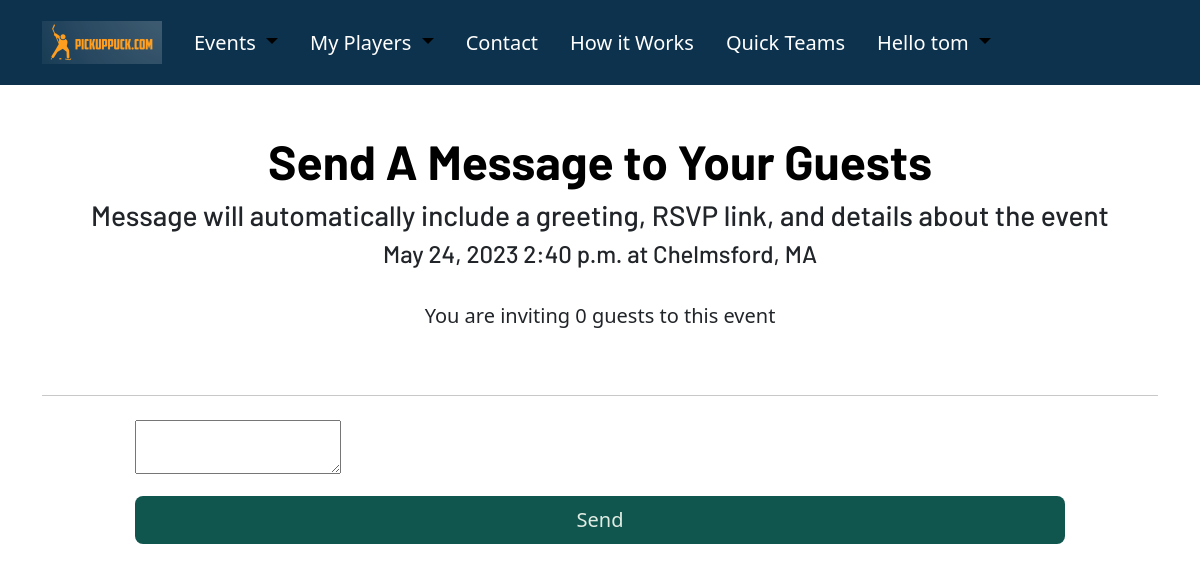
Page /organize/finalize-invites/8 (signed in) on the committed database.
### OrgDash/models.py (models this page shows, shortened)
class Skate(models.Model):
    host = models.ForeignKey(User, on_delete= models.CASCADE, default= 1)
    date = models.DateField(auto_now = False, default= None)
    time = models.TimeField(auto_now=False, default= None)
    location = models.CharField(max_length=200)
    price = models.IntegerField()
    max_players = models.IntegerField(default=0)
    max_goalies = models.IntegerField(default=2)
    recurring_event = models.BooleanField(default= False)
    player_full = models.BooleanField(default=False)
    goalie_full = models.BooleanField(default=False)
    player_guests = models.ManyToManyField('Player', related_name= 'player_guests')
    goalie_guests = models.ManyToManyField('Player', related_name= 'goalie_guests')
    STATUS_CHOICES = [
        (7,'Every Week'),
        (14,'Every Two Weeks'),
    ]
    frequency = models.IntegerField(choices=STATUS_CHOICES, default= 7, blank= True)
    send_invite_days_before = models.IntegerField(default= 3, blank= True)
    finalize_event_hours_before = models.IntegerField(default=1, blank= True)
    group_to_invite = models.ForeignKey('PlayerGroup', on_delete= models.CASCADE, blank= True, null=True)
    already_duplicated = models.BooleanField(default= False)
    auto_invites_sent = models.BooleanField(default=False)
    auto_rosters_sent = models.BooleanField(default= False)

### OrgDash/views.py (the view)
# urls.py: path('finalize-invites/<int:pk>', views.FinalizeInvites, name = 'finalize_invites'),
@login_required
def FinalizeInvites(request, pk):
    active_event = Skate.objects.get(pk=pk)
    invite_list_obj = InviteList.objects.get(event=active_event)
    invite_list = invite_list_obj.guests.all()
    num_of_guests = len(invite_list)
    player_emails = [player.email for player in invite_list]
    current_event = invite_list_obj.event
    if request.method == 'POST':
        message_field = request.POST['tinymce_email_invite']
        invite_list_obj.create_invites()
        subject = "Invitation to " + str(current_event.host) + "'s event at " + current_event.location
        recipient_list = player_emails
        for guest in invite_list:
            invite = Invitation.objects.get(Q(event=active_event) & Q (guest=guest))
            link = 'http://www.pickuppuck.com/organize/manage-invites/respond/' + str(invite.pk)
            context = {'message': message_field, 'event': current_event, 'guest':guest, 'link':link}
            html_message = render_to_string('OrgDash/emails/invitation_email.html', context)
            send_mail(subject, 'message', active_event.host.email, [guest.email] , html_message=html_message)
        if len(recipient_list) == 1:
            confirm_message = str(len(recipient_list)) + ' Invitation Sent'
        else:
            confirm_message = str(len(recipient_list)) + ' Invitations Sent'
        messages.success(request, confirm_message )
        active_event.auto_invites_sent = True
        active_event.save()
        return redirect(reverse('OrgDash:event_detail' ,args=[invite_list_obj.event.pk]))
    else:
        return render(request, 'OrgDash/Invites/finalize_invites.html', {'inv_obj': invite_list_obj, 'invite_list':invite_list, 'num_of_guests': num_of_guests, 'event':active_event})

### OrgDash/templates/OrgDash/Invites/finalize_invites.html (shortened to what this page needs)
{% extends 'base.html' %}
{% block body_block %}
{% load static %}
<div class="container">
    <div class="container p-4" id="featured-3">
      <div class="p-4 text-center">
        <h1 class="display-5 fw-bold text-body-emphasis">Send A Message to Your Guests</h1>
        <h3>Message will automatically include a greeting, RSVP link, and details about the event</h3>
        <h4>{{event.date}} {{event.time}} at {{event.location}}</h4>
      </div>
      <div class="col-lg-6 mx-auto">
        <p class="lead mb-4 text-center">You are inviting {{num_of_guests}} guests to this event</p>
      </div>
  </div>
  <hr>
    <div class="d-flex justify-content-center">
      <div class="col-md-10 py-2">
        <form method="POST">
          <!DOCTYPE html>
          <html>
          <head>
          </head>
          <body>
          <textarea id="textarea" name="tinymce_email_invite">
          </textarea>
          <div class="py-3 mx-auto">
            <input class="btn btn-green btn-lg w-100" type="submit" value="Send">
          </div>
        </form>
      </div>
    </div>
  </div>
</body>
</html>
{% endblock %}

### pickuphockey/templates/base.html (shortened to what this page needs)
{% load static %}
<!DOCTYPE html>
<html lang="en">
<head>
    <link href="https://cdn.jsdelivr.net/npm/bootstrap@5.3.0-alpha1/dist/css/bootstrap.min.css" rel="stylesheet">
    <link rel="stylesheet" href="{% static 'pickuphockey.css' %}">
</head>
<nav class="navbar navbar-expand-lg main-nav py-3" aria-label="Ninth navbar example">
  <div class="container-xl">
    <a href="/" class="navbar-brand brand-link "><img src="{% static 'photos/Logo4brand.png' %}" class="img-fluid" alt=""></a>
    {% if user.is_authenticated %}
    <div class="collapse navbar-collapse" id="navbarsExample07XL">
      <ul class="navbar-nav me-auto mb-2 mb-lg-0">
        <li class="nav-item dropdown px-2">
          <a class="nav-link dropdown-toggle active nav-links" href="#" role="button" data-bs-toggle="dropdown" aria-expanded="false">
           Events
          </a>
        </li>
        <li class="nav-item dropdown px-2">
          <a class="nav-link dropdown-toggle active nav-links" href="#" role="button" data-bs-toggle="dropdown" aria-expanded="false">
            My Players
          </a>
        </li>
        <li class="px-2"><a href="{% url 'contact' %}" class="nav-links nav-link link-body-emphasis">Contact</a></li>
        <li class="px-2"><a href="{% url 'how_it_works' %}" class="nav-links nav-link link-body-emphasis">How it Works</a></li>
        <li class="px-2"><a href="{% url 'quickteams:quick_teams' %}" class="nav-links nav-link link-body-emphasis">Quick Teams</a></li>
        <li class="nav-item dropdown px-2 ">
          <a class="nav-link dropdown-toggle active nav-links" href="#" role="button" data-bs-toggle="dropdown" aria-expanded="false">
            Hello {{user}}
          </a>
            <a class="dropdown-item" href="/reset-password/">Reset Password</a></li>
          </ul>
    </div>
      {% endif %}
  </div>
</nav>
    <body>
                {% block body_block%}
                {% endblock %}
</body>
</html>

### pickuphockey/static/pickuphockey.css (style rules this page uses)
body { background-color: white; }
.main-nav { background-color: #0d324d; }
h1, h2, h3, h4, h5 { font-family: 'Barlow', sans-serif; }
.nav-links, .brand-link { -webkit-text-fill-color: #ffffff; font-size: 125%; transition: transform 0.3s ease-in-out; }
.btn-green { background-color: #10564f; -webkit-text-fill-color: #e1ece3; }

### rows in the picture
Skate: date "May 24, 2023", time "2:40 p.m.", location "Chelmsford, MA"

### other values in the picture
{{ user }} "tom"
{{ num_of_guests }} "0"
